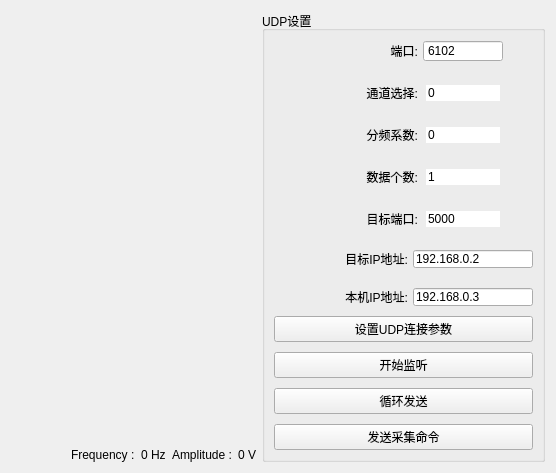
      <widget class="QWidget" name="page_8">
       <layout class="QHBoxLayout" name="horizontalLayout">
        <item>
         <layout class="QHBoxLayout" name="horizontalLayout_35" stretch="3,0">
          <item>
           <layout class="QVBoxLayout" name="verticalLayout_14" stretch="9,0">
            <item>
             <widget class="QCustomPlot" name="customPlot_3" native="true">
              <property name="sizePolicy">
               <sizepolicy hsizetype="Preferred" vsizetype="Preferred">
                <horstretch>0</horstretch>
                <verstretch>0</verstretch>
               </sizepolicy>
              </property>
             </widget>
            </item>
            <item>
             <layout class="QHBoxLayout" name="horizontalLayout_38">
              <property name="leftMargin">
               <number>60</number>
              </property>
              <item alignment="Qt::AlignRight">
               <widget class="QLabel" name="Frequency_3">
                <property name="text">
                 <string>Frequency :</string>
                </property>
               </widget>
              </item>
              <item alignment="Qt::AlignLeft">
               <widget class="QLabel" name="Frequency_in_3">
                <property name="text">
                 <string>0 Hz</string>
                </property>
               </widget>
              </item>
              <item alignment="Qt::AlignRight">
               <widget class="QLabel" name="Amplitude_3">
                <property name="text">
                 <string>Amplitude :</string>
                </property>
               </widget>
              </item>
              <item alignment="Qt::AlignLeft">
               <widget class="QLabel" name="Amplitude_in_3">
                <property name="text">
                 <string>0 V</string>
                </property>
               </widget>
              </item>
             </layout>
            </item>
           </layout>
          </item>
          <item>
           <widget class="QGroupBox" name="groupBox_2">
            <property name="title">
             <string>UDP设置</string>
            </property>
            <layout class="QVBoxLayout" name="verticalLayout_15" stretch="0,0,2,0,0">
             <property name="spacing">
              <number>10</number>
             </property>
             <item>
              <layout class="QVBoxLayout" name="verticalLayout_16" stretch="0,0,0,0,0,0,0">
               <property name="spacing">
                <number>20</number>
               </property>
               <property name="sizeConstraint">
                <enum>QLayout::SetDefaultConstraint</enum>
               </property>
               <property name="leftMargin">
                <number>0</number>
               </property>
               <property name="rightMargin">
                <number>0</number>
               </property>
               <item>
                <layout class="QHBoxLayout" name="horizontalLayout_39" stretch="0,0">
                 <property name="spacing">
                  <number>5</number>
                 </property>
                 <property name="rightMargin">
                  <number>30</number>
                 </property>
                 <item>
                  <widget class="QLabel" name="label_29">
                   <property name="enabled">
                    <bool>true</bool>
                   </property>
                   <property name="sizePolicy">
                    <sizepolicy hsizetype="Preferred" vsizetype="Preferred">
                     <horstretch>0</horstretch>
                     <verstretch>0</verstretch>
                    </sizepolicy>
                   </property>
                   <property name="minimumSize">
                    <size>
                     <width>144</width>
                     <height>0</height>
                    </size>
                   </property>
                   <property name="maximumSize">
                    <size>
                     <width>144</width>
                     <height>16777215</height>
                    </size>
                   </property>
                   <property name="styleSheet">
                    <string>margin: 0px; padding: 0px;</string>
                   </property>
                   <property name="lineWidth">
                    <number>1</number>
                   </property>
                   <property name="text">
                    <string> 端口:</string>
                   </property>
                   <property name="alignment">
                    <set>Qt::AlignRight|Qt::AlignTrailing|Qt::AlignVCenter</set>
                   </property>
                  </widget>
                 </item>
                 <item>
                  <widget class="QSpinBox" name="portSpinBox_5">
                   <property name="sizePolicy">
                    <sizepolicy hsizetype="Fixed" vsizetype="Fixed">
                     <horstretch>0</horstretch>
                     <verstretch>0</verstretch>
                    </sizepolicy>
                   </property>
                   <property name="minimumSize">
                    <size>
                     <width>80</width>
                     <height>0</height>
                    </size>
                   </property>
                   <property name="layoutDirection">
                    <enum>Qt::LeftToRight</enum>
                   </property>
                   <property name="styleSheet">
                    <string notr="true">padding: 0px; margin-left: -0;</string>
                   </property>
                   <property name="alignment">
                    <set>Qt::AlignLeading|Qt::AlignLeft|Qt::AlignVCenter</set>
                   </property>
                   <property name="buttonSymbols">
                    <enum>QAbstractSpinBox::NoButtons</enum>
                   </property>
                   <property name="minimum">
                    <number>1</number>
                   </property>
                   <property name="maximum">
                    <number>65535</number>
                   </property>
                   <property name="value">
                    <number>6102</number>
                   </property>
                  </widget>
                 </item>
                </layout>
               </item>
               <item>
                <layout class="QHBoxLayout" name="horizontalLayout_40">
                 <property name="spacing">
                  <number>5</number>
                 </property>
                 <property name="rightMargin">
                  <number>30</number>
                 </property>
                 <item>
                  <widget class="QLabel" name="label_30">
                   <property name="styleSheet">
                    <string>margin: 0px; padding: 0px;</string>
                   </property>
                   <property name="text">
                    <string>通道选择:</string>
                   </property>
                   <property name="alignment">
                    <set>Qt::AlignRight|Qt::AlignTrailing|Qt::AlignVCenter</set>
                   </property>
                  </widget>
                 </item>
                 <item>
                  <widget class="QSpinBox" name="channelSpinBox_5">
                   <property name="sizePolicy">
                    <sizepolicy hsizetype="Fixed" vsizetype="Fixed">
                     <horstretch>0</horstretch>
                     <verstretch>0</verstretch>
                    </sizepolicy>
                   </property>
                   <property name="minimumSize">
                    <size>
                     <width>80</width>
                     <height>0</height>
                    </size>
                   </property>
                   <property name="styleSheet">
                    <string>padding: 0px;</string>
                   </property>
                   <property name="frame">
                    <bool>false</bool>
                   </property>
                   <property name="buttonSymbols">
                    <enum>QAbstractSpinBox::NoButtons</enum>
                   </property>
                   <property name="minimum">
                    <number>0</number>
                   </property>
                   <property name="maximum">
                    <number>2</number>
                   </property>
                   <property name="value">
                    <number>0</number>
                   </property>
                  </widget>
                 </item>
                </layout>
               </item>
               <item>
                <layout class="QHBoxLayout" name="horizontalLayout_41">
                 <property name="spacing">
                  <number>5</number>
                 </property>
                 <property name="rightMargin">
                  <number>30</number>
                 </property>
                 <item alignment="Qt::AlignVCenter">
                  <widget class="QLabel" name="label_31">
                   <property name="styleSheet">
                    <string>margin: 0px; padding: 0px;</string>
                   </property>
                   <property name="text">
                    <string>分频系数:</string>
                   </property>
                   <property name="alignment">
                    <set>Qt::AlignRight|Qt::AlignTrailing|Qt::AlignVCenter</set>
                   </property>
                  </widget>
                 </item>
                 <item>
                  <widget class="QSpinBox" name="dividerSpinBox_5">
                   <property name="sizePolicy">
                    <sizepolicy hsizetype="Fixed" vsizetype="Fixed">
                     <horstretch>0</horstretch>
                     <verstretch>0</verstretch>
                    </sizepolicy>
                   </property>
                   <property name="minimumSize">
                    <size>
                     <width>80</width>
                     <height>0</height>
                    </size>
                   </property>
                   <property name="styleSheet">
                    <string>padding: 0px;</string>
                   </property>
                   <property name="frame">
                    <bool>false</bool>
                   </property>
                   <property name="buttonSymbols">
                    <enum>QAbstractSpinBox::NoButtons</enum>
                   </property>
                   <property name="minimum">
                    <number>0</number>
                   </property>
                   <property name="maximum">
                    <number>1000000</number>
                   </property>
                   <property name="value">
                    <number>0</number>
                   </property>
                  </widget>
                 </item>
                </layout>
               </item>
               <item>
                <layout class="QHBoxLayout" name="horizontalLayout_42">
                 <property name="spacing">
                  <number>5</number>
                 </property>
                 <property name="rightMargin">
                  <number>30</number>
                 </property>
                 <item alignment="Qt::AlignVCenter">
                  <widget class="QLabel" name="label_32">
                   <property name="styleSheet">
                    <string>margin: 0px; padding: 0px;</string>
                   </property>
                   <property name="text">
                    <string>数据个数:</string>
                   </property>
                   <property name="alignment">
                    <set>Qt::AlignRight|Qt::AlignTrailing|Qt::AlignVCenter</set>
                   </property>
                  </widget>
                 </item>
                 <item>
                  <widget class="QSpinBox" name="dataNumSpinBox_5">
                   <property name="sizePolicy">
                    <sizepolicy hsizetype="Fixed" vsizetype="Fixed">
                     <horstretch>0</horstretch>
                     <verstretch>0</verstretch>
                    </sizepolicy>
                   </property>
                   <property name="minimumSize">
                    <size>
                     <width>80</width>
                     <height>0</height>
                    </size>
                   </property>
                   <property name="styleSheet">
                    <string>padding: 0px;</string>
                   </property>
                   <property name="frame">
                    <bool>false</bool>
                   </property>
                   <property name="buttonSymbols">
                    <enum>QAbstractSpinBox::NoButtons</enum>
                   </property>
                   <property name="minimum">
                    <number>1</number>
                   </property>
                   <property name="maximum">
                    <number>1000000</number>
                   </property>
                   <property name="value">
                    <number>1</number>
                   </property>
                  </widget>
                 </item>
                </layout>
               </item>
               <item>
                <layout class="QHBoxLayout" name="horizontalLayout_43">
                 <property name="spacing">
                  <number>5</number>
                 </property>
                 <property name="rightMargin">
                  <number>30</number>
                 </property>
                 <item>
                  <widget class="QLabel" name="label_33">
                   <property name="styleSheet">
                    <string>margin: 0px; padding: 0px;</string>
                   </property>
                   <property name="text">
                    <string>目标端口:</string>
                   </property>
                   <property name="alignment">
                    <set>Qt::AlignRight|Qt::AlignTrailing|Qt::AlignVCenter</set>
                   </property>
                  </widget>
                 </item>
                 <item>
                  <widget class="QSpinBox" name="targetPortSpinBox_5">
                   <property name="sizePolicy">
                    <sizepolicy hsizetype="Fixed" vsizetype="Fixed">
                     <horstretch>0</horstretch>
                     <verstretch>0</verstretch>
                    </sizepolicy>
                   </property>
                   <property name="minimumSize">
                    <size>
                     <width>80</width>
                     <height>0</height>
                    </size>
                   </property>
                   <property name="styleSheet">
                    <string>padding: 0px;</string>
                   </property>
                   <property name="frame">
                    <bool>false</bool>
                   </property>
                   <property name="buttonSymbols">
                    <enum>QAbstractSpinBox::NoButtons</enum>
                   </property>
                   <property name="minimum">
                    <number>1</number>
                   </property>
                   <property name="maximum">
                    <number>65535</number>
                   </property>
                   <property name="value">
                    <number>5000</number>
                   </property>
                  </widget>
                 </item>
                </layout>
               </item>
               <item>
                <layout class="QHBoxLayout" name="horizontalLayout_44">
                 <property name="spacing">
                  <number>5</number>
                 </property>
                 <item>
                  <widget class="QLabel" name="label_34">
                   <property name="styleSheet">
                    <string>margin: 0px; padding: 0px;</string>
                   </property>
                   <property name="text">
                    <string>目标IP地址:</string>
                   </property>
                   <property name="alignment">
                    <set>Qt::AlignRight|Qt::AlignTrailing|Qt::AlignVCenter</set>
                   </property>
                  </widget>
                 </item>
                 <item>
                  <widget class="QLineEdit" name="targetIpLineEdit_5">
                   <property name="sizePolicy">
                    <sizepolicy hsizetype="Fixed" vsizetype="Fixed">
                     <horstretch>0</horstretch>
                     <verstretch>0</verstretch>
                    </sizepolicy>
                   </property>
                   <property name="minimumSize">
                    <size>
                     <width>120</width>
                     <height>0</height>
                    </size>
                   </property>
                   <property name="styleSheet">
                    <string>padding: 0px;</string>
                   </property>
                   <property name="text">
                    <string>192.168.0.2</string>
                   </property>
                  </widget>
                 </item>
                </layout>
               </item>
               <item>
                <layout class="QHBoxLayout" name="horizontalLayout_45">
                 <property name="spacing">
                  <number>5</number>
                 </property>
                 <item>
                  <widget class="QLabel" name="label_35">
                   <property name="styleSheet">
                    <string>margin: 0px; padding: 0px;</string>
                   </property>
                   <property name="text">
                    <string>本机IP地址:</string>
                   </property>
                   <property name="alignment">
                    <set>Qt::AlignRight|Qt::AlignTrailing|Qt::AlignVCenter</set>
                   </property>
                  </widget>
                 </item>
                 <item>
                  <widget class="QLineEdit" name="ipLineEdit_5">
                   <property name="sizePolicy">
                    <sizepolicy hsizetype="Fixed" vsizetype="Fixed">
                     <horstretch>0</horstretch>
                     <verstretch>0</verstretch>
                    </sizepolicy>
                   </property>
                   <property name="minimumSize">
                    <size>
                     <width>120</width>
                     <height>0</height>
                    </size>
                   </property>
                   <property name="styleSheet">
                    <string>padding: 0px;</string>
                   </property>
                   <property name="text">
                    <string>192.168.0.3</string>
                   </property>
                  </widget>
                 </item>
                </layout>
               </item>
              </layout>
             </item>
             <item>
              <widget class="QPushButton" name="setButton_5">
               <property name="text">
                <string>设置UDP连接参数</string>
               </property>
              </widget>
             </item>
             <item>
              <widget class="QPushButton" name="listenButton_5">
               <property name="text">
                <string>开始监听</string>
               </property>
               <property name="checkable">
                <bool>true</bool>
               </property>
              </widget>
             </item>
             <item>
              <widget class="QPushButton" name="loopSendButton_5">
               <property name="text">
                <string>循环发送</string>
               </property>
               <property name="checkable">
                <bool>true</bool>
               </property>
              </widget>
             </item>
             <item>
              <widget class="QPushButton" name="restartButton_5">
               <property name="text">
                <string>发送采集命令</string>
               </property>
              </widget>
             </item>
            </layout>
           </widget>
          </item>
         </layout>
        </item>
       </layout>
      </widget>
